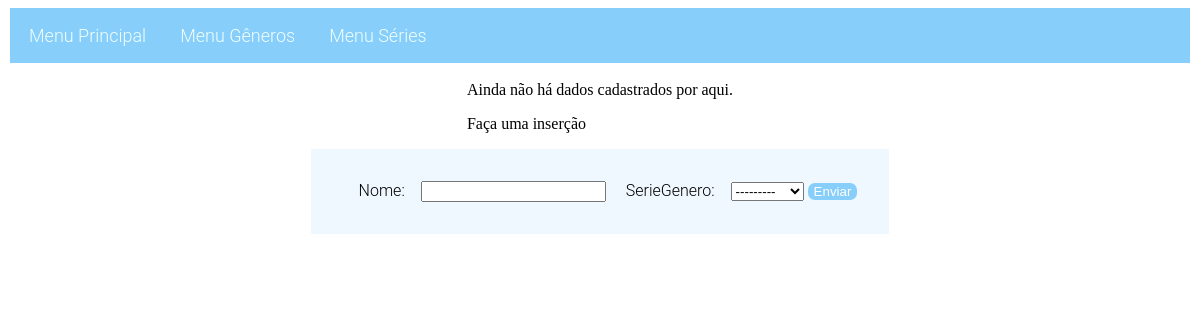
The page /serie/ on the database as committed earlier.
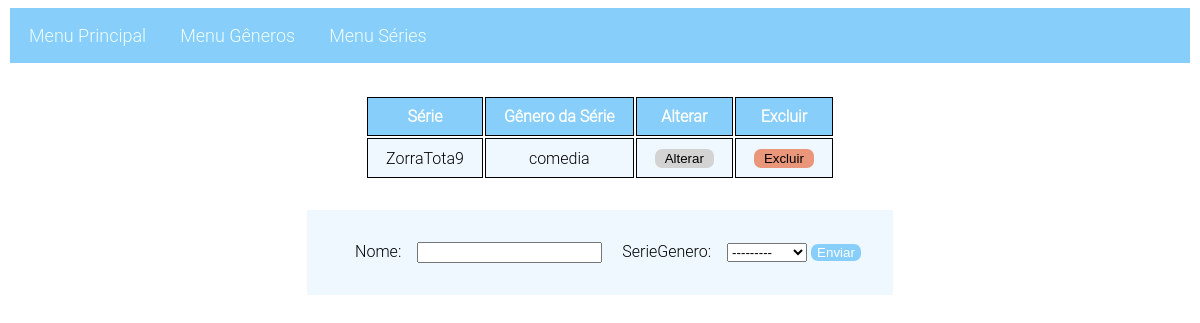
The same page on the database as committed later.
### serie/models.py (models this page shows, shortened)
class Serie(models.Model):
    nome = models.CharField(max_length=110)
    serieGenero = models.ForeignKey("genero.GeneroFormulario", on_delete=models.PROTECT)

### genero/models.py (models this page shows, shortened)
class GeneroFormulario(models.Model):
    descricao = models.CharField(max_length=58)
    def __str__(self): return self.descricao

### serie/views.py (the view)
# urls.py: path('', views.cadastrar, name='cadastro'),
def cadastrar(request):
    form = forms.SerieFormulario()
    if request.method == 'POST':    #Verifico o método do request
        form = forms.SerieFormulario(request.POST)
        if form.is_valid(): form.save(commit=True) #Vejo se é válido, salvo já fazendo um commit.
        else: print("ERRO ao salvar. Dado não válido.")
    lista_series = models.Serie.objects.order_by('nome')
    data_dict = {"serie_registro":lista_series,'form':form}
    return render(request, 'serie/serie.html', data_dict)

### serie/forms.py
class SerieFormulario(forms.ModelForm):
    class Meta: #Uma subclasse
        model = Serie
        fields = '__all__'

### templates/serie/serie.html (shortened to what this page needs)
<!DOCTYPE html>
{% load static %}
<html>
<head>
    <link href="{% static 'css/menu.css' %}" rel="stylesheet" type="text/css">
    <link href="{% static 'css/crud.css' %}" rel="stylesheet" type="text/css">
</head>
<body>
{% include "../menu.html" %}
<main>
    <div class="conteiner">
        <div>
            {% if serie_registro %}
            <table>
                <thead>
                    <tr>
                        <th>Série</th>
                        <th>Gênero da Série</th>
                        <th>Alterar</th>
                        <th>Excluir</th>
                    </tr>
                </thead>
                <tbody>
                    {% for serie in serie_registro %}
                    <tr>
                        <td>{{serie.nome}}</td>
                        <td>{{serie.serieGenero}}</td>
                        <td><button class="list-button editar" onclick="updateItem({{serie.id}})">Alterar</button></td>
                        <td><button class="list-button apagar" onclick="deleteItem({{serie.id}})">Excluir</button></td>
                    </tr>
                    {% endfor %}
                </tbody>
            </table>
            {% else %}
                <p>Ainda não há dados cadastrados por aqui.</p>
                <p>Faça uma inserção</p>
            {% endif %}
        </div>
        <div class="divFormulario">
            <form onsubmit="/serie" id="formulario-serie" method="post">
                {{form}}
                <input type="submit" id="botao-enviar" value="Enviar" class="botao-enviar">
            </form>
        </div>
    </div>
</main>
</body>
</html>

### templates/menu.html
<!DOCTYPE html>
    <header>
        <nav>
            <ul>
                <li><a href="/principal">Menu Principal</a></li>
                <li><a href="/genero">Menu Gêneros</a></li>
                <li><a href="/serie">Menu Séries</a></li>
            </ul>
         </nav>
    </header>
</html>

### static/css/menu.css (style rules this page uses)
ul { list-style-type: none; margin: 2px; padding: 2px; overflow: hidden; background-color: lightskyblue; }
li { float: left; }
a { display: block; color: azure; text-align: center; padding: 15px 17px; font-family: "Roboto Light"; text-decoration: aliceblue; font-size: large; }

### static/css/crud.css (style rules this page uses)
form { margin: 32px; }
form label { display:inline; text-align: center; font-size: 1.4em; padding: 1em; font-family: "Roboto Light"; text-decoration: aliceblue; font-size: 1em; }
.botao-enviar { background: lightskyblue; color: white; border: aqua; border-radius: 7px; }
.conteiner { display: flex; flex-direction:column; justify-content: center; align-items: center; }
.divFormulario { background-color: aliceblue; }
table { margin: 30px; text-align: center; }
thead { background: lightskyblue; color: white; font-weight: bold; font-family: "Roboto Light"; }
tbody { font-family: "Roboto Light"; background: aliceblue; }
td, th { border: 1px solid black; padding: 9px 18px; }
.list-button { border: aqua; border-radius: 7px; padding: 2px 10px; }
.editar { background: lightgrey }
.apagar { background: darksalmon }

Rows that differ between the two databases and show on the page:
added Serie: nome "ZorraTota9", serieGenero "comedia"
Other text that changed with them:
text no longer shown: "Ainda não há dados cadastrados por aqui. Faça uma inserção"
text now shown: "Série Gênero da Série Alterar Excluir"
